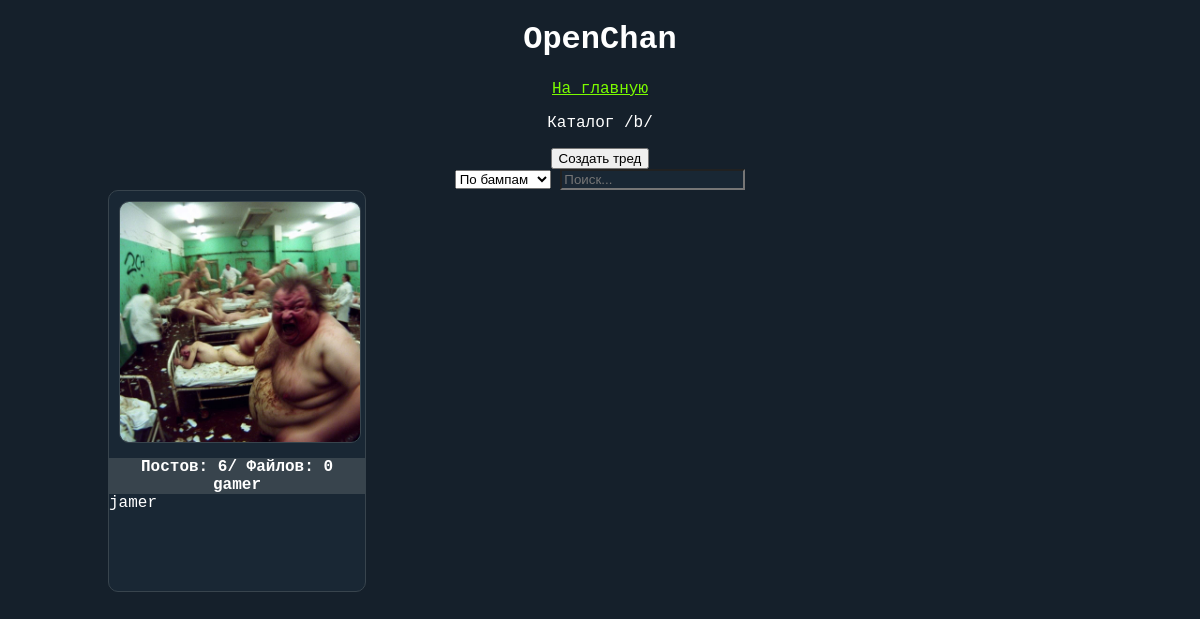
The page /b/ on the database as committed earlier.
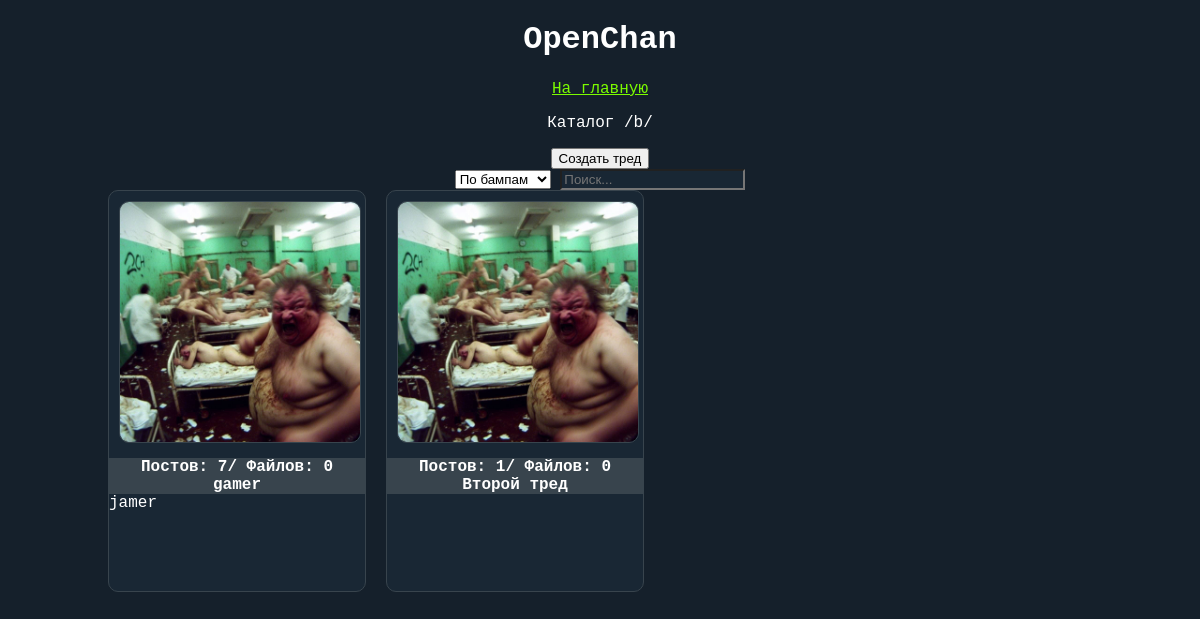
The same page on the database as committed later.
### main_app/models.py (models this page shows, shortened)
class Thread(models.Model):
    board = models.ForeignKey(Board, on_delete=models.CASCADE, default = 0)
    title = models.CharField(max_length= 64)
    text = models.TextField(blank = True)
    creation_time = models.DateTimeField(auto_now_add = True)
    update_time = models.DateTimeField(auto_now = True)
    all_posts = models.IntegerField(default = 0)

### main_app/views.py (the view)
# urls.py: path('<str:board_tag>/', board, name="board"),
def board(request, board_tag):
    board_instance = Board.objects.get(tag=board_tag)
    threads = Thread.objects.filter(board=board_instance)
    data = {"threads" : threads, "board_tag" : board_tag}
    if request.method == "POST":
        create_thread(request, board_instance)
    return render(request, "main_app/board.html", context=data)

### main_app/templates/main_app/board.html (shortened to what this page needs)
{% extends 'main_app/base.html' %}
{% load static %}
{%block body%}
<div class="center">
<h1>OpenChan</h1>
<a href="{% url 'home' %}">На главную</a>
<p>Каталог /b/</p>
<button onclick="togglePostingForm()" id="posting-button">Создать тред </button>
<div class="search">
<select>
    <option>По бампам</option>
</select>
<input type="search" placeholder="Поиск...">
</div>
</div>
<div class = "thread-grid">
    {%for thread in threads%}
    <div class = "thread-window">
        <a href="{% url 'thread' board_tag=board_tag thread_id=thread.id %}"><img class="thread-image" src="{% static 'main_app/img/2ch.jpg' %}" alt="картинка"></a>
        <div class="thread-title"> Постов: {{thread.all_posts}}/ Файлов: 0
            <br>{{thread.title}}</div>
        <div class="thread-text">{{thread.text}}</div>
    </div>
    {% endfor %}
{%endblock body%}

Rows that differ between the two databases and show on the page:
changed Thread "gamer": all_posts "6" → "7"
added Thread: all_posts "1", title "Второй тред"
